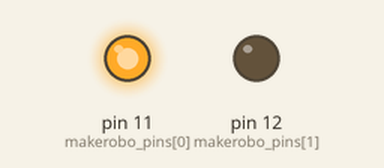
Simulated run of this program. Board: Raspberry Pi (header pin numbers). Shown: output pins drawn as LEDs (lit = HIGH).

Above: at 0.05 s.
At 1.5 s:
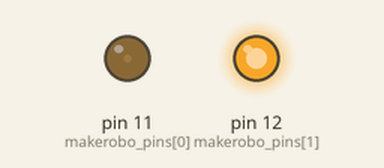
Timing chart, 0 to 4.6 s (numbered marks = the images above):
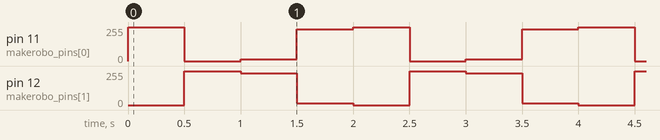

The program:

DuleColorLED.py
```python
# !/usr/bin/env python3
# -*- coding: utf-8 -*-
# file name: DuleColorLED.py
# version: 1.0
# author: Neal Shen
# ------------------------------------------------------------------

import RPi.GPIO as GPIO
import time
colors = [0xff00, 0x00ff, 0x0ff0, 0xf00f]
makerobo_pins = (11, 12)                # pin
GPIO.setmode(GPIO.BOARD)                # pyshical interface for board
GPIO.setwarnings(False)                 # filter warnings
GPIO.setup(makerobo_pins, GPIO.OUT)     # set pin as out mode
GPIO.output(makerobo_pins, GPIO.LOW)    # set pin as low volat
p_R = GPIO.PWM(makerobo_pins[0], 2000)  # set frequency is 2kHz
p_G = GPIO.PWM(makerobo_pins[1], 2000)  # set frequency is 2kHz

# close LED
p_R.start(0)
p_G.start(0)


def makerobo_pwm_map(x, in_min, in_max, out_min, out_max):
    return (x - in_min) * (out_max - out_min) / (in_max - in_min) + out_min


def makerobo_set_color(col):    # col == 0x1122
    r_val = col >> 8
    g_val = col & 0x00ff
    # 0-255 --> 0-100
    r_val = makerobo_pwm_map(r_val, 0, 255, 0, 100)
    g_val = makerobo_pwm_map(g_val, 0, 255, 0, 100)

    p_R.ChangeDutyCycle(r_val)    # change duty cycle
    p_G.ChangeDutyCycle(g_val)    # change duty cycle


def makerobo_loop():
    while True:
        for col in colors:
            makerobo_set_color(col)
            time.sleep(0.5)


def makerobo_destroy():
    p_G.stop()
    p_R.stop()
    GPIO.output(makerobo_pins, GPIO.LOW)
    GPIO.cleanup()      # release sources


# Press the green button in the gutter to run the script.
if __name__ == '__main__':
    try:
        makerobo_loop()
    except KeyboardInterrupt:   # press the CTRL+C, release sources
        makerobo_destroy()
```

Measured:
- by itself, pin 11 (makerobo_pins[0]): repeats every 2.0 s: 0/255 0.50 s, 15/255 0.50 s, 240/255 0.50 s, 255/255 0.50 s
- by itself, pin 12 (makerobo_pins[1]): repeats every 2.0 s: 240/255 0.50 s, 15/255 0.50 s, 0/255 0.50 s, 255/255 0.50 s
